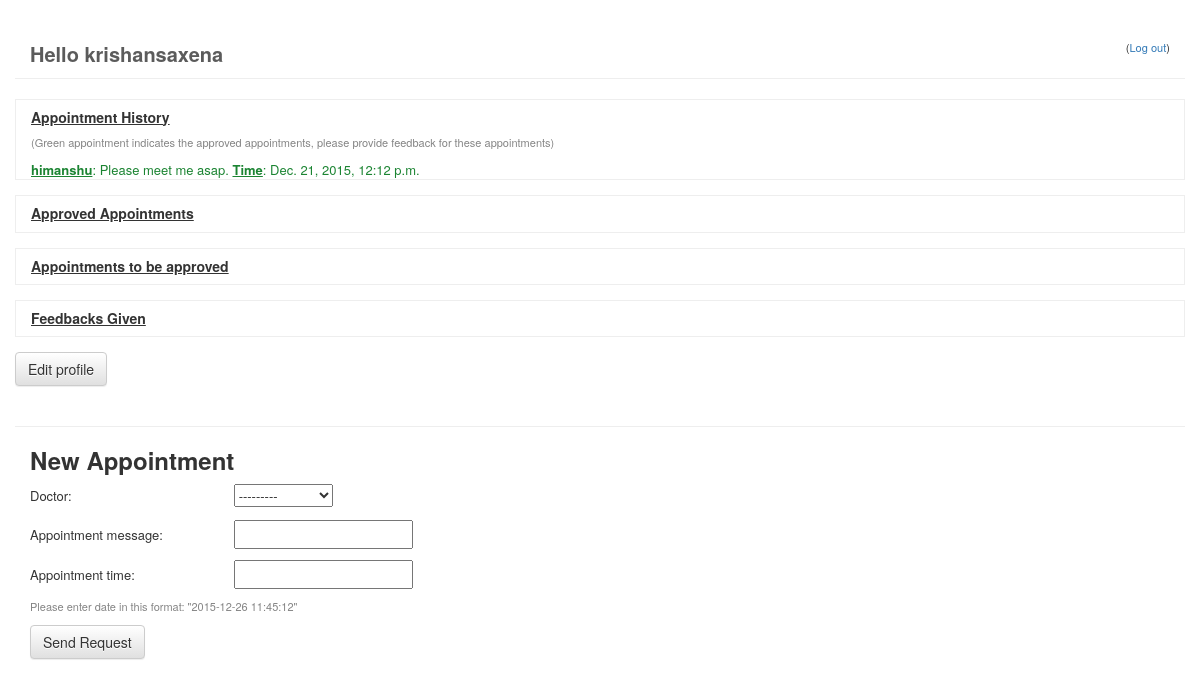
The page /patient/ (signed in) on the database as committed earlier.
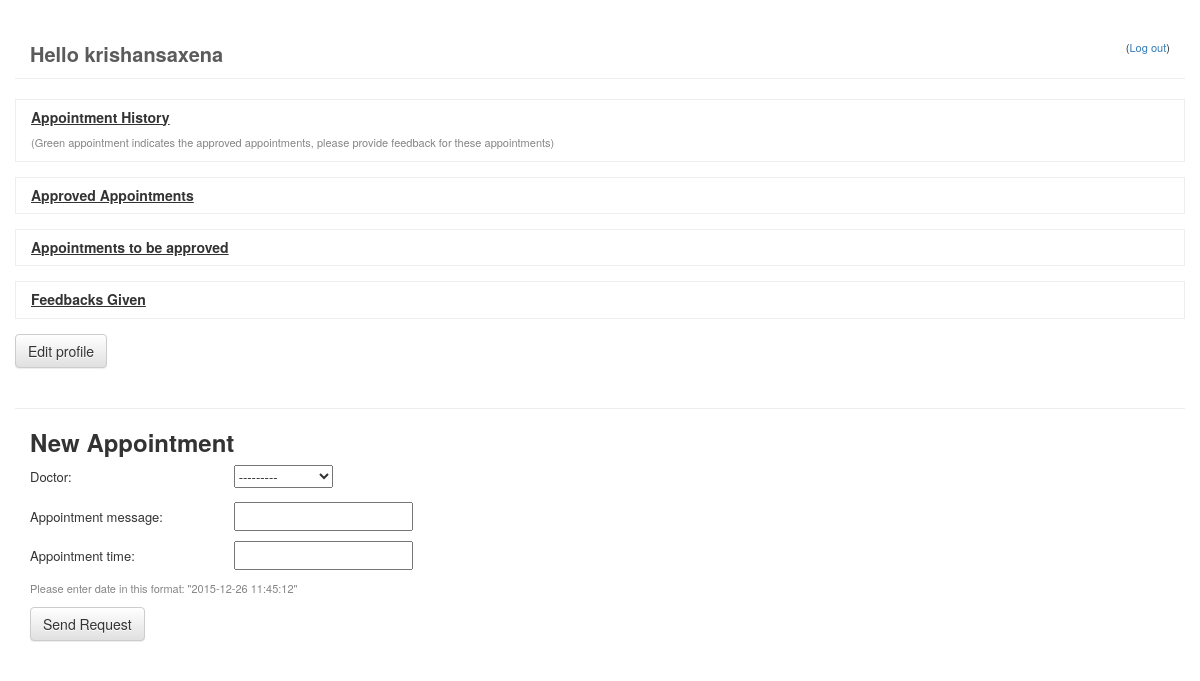
The same page on the database as committed later.
### doctor/models.py (models this page shows, shortened)
class Appointment(models.Model):
    doctor = models.ForeignKey(Doctor, related_name='doctor_dropdown')
    patient = models.ForeignKey(Account)
    appointment_message = models.CharField(max_length=500)
    appointment_time = models.DateTimeField(
            blank=True, null=True)
    approved_status = models.CharField(max_length=8, default='pending', editable=True)
    request_date = models.DateTimeField(
            blank=True, null=True)

class Doctor(models.Model):
    name = models.OneToOneField(Account)
    specialities = models.ManyToManyField(Speciality)
    def __str__(self):
        return str(self.name)

class Account(models.Model):
    user = models.OneToOneField(User)
    first_name = models.CharField(max_length=50)
    last_name = models.CharField(max_length=50)
    address = models.CharField(max_length=200)
    email = models.EmailField()
    def __str__(self):
        return self.user.username

### doctor/views.py (the view)
# urls.py: url(r'^patient/$', 'doctor.views.patient', name='patient_page'),
@login_required
def patient(request):
    user = str(request.user)
    user_object = User.objects.get(username = user)
    account_object = Account.objects.get(user = user_object)
    appointment_history = Appointment.objects.filter(patient=account_object)
    fo = str(timezone.now())[:19]
    approved_appointments = Appointment.objects.filter(patient=account_object, approved_status='approved', appointment_time__gte=fo)
    pending_appointments = Appointment.objects.filter(patient=account_object, approved_status='pending', appointment_time__gte=fo)
    feedbacks_given = Feedback.objects.filter(patient=account_object)
    if request.method == "POST":
       form = AppointmentForm(request.POST)
       if form.is_valid():
           post = form.save(commit=False)
           post.patient = account_object
           post.request_date = timezone.now()
           post.save()
           return HttpResponseRedirect('/')
    else:
        form = AppointmentForm()
    return render(request, 'patient.html', {'form': form, 'appointment_history': appointment_history, 'approved_appointments': approved_appointments,  'pending_appointments': pending_appointments, 'feedbacks_given': feedbacks_given})

### doctor/forms.py
class AppointmentForm(forms.ModelForm):
    appointment_time = forms.DateTimeField(input_formats=['%Y-%m-%d %H:%M:%S'])
    class Meta:
        model = Appointment
        fields = ('doctor', 'appointment_message', 'appointment_time')

### doctor/templates/patient.html (shortened to what this page needs)
{% extends 'base.html' %}
{% block content %}
<div id="patient-page" class="container-fluid">
  <div class="container appointment-history">
    <h5><b><u>Appointment History</u></b></h5>
    <p class="suggestion">(Green appointment indicates the approved appointments, please provide feedback for these appointments)</p>
    {% for appointment in appointment_history %}
      {% if appointment.approved_status == 'approved' %}
      <div class="appointment-approved">
        <a href="{% url 'feedback_page' pk=appointment.pk %}"><b><u>{{ appointment.doctor }}</u></b>: {{ appointment.appointment_message }}. <b><u>Time</u></b>: {{ appointment.appointment_time }}</a>
      {% else %}
      <div class="appointment">
        <b><u>{{ appointment.doctor }}</u></b>: {{ appointment.appointment_message }}. <b><u>Time</u></b>: {{ appointment.appointment_time }}
      {% endif %}
      </div>
    {% endfor %}
  </div>
  <div class="container approved-appointments">
    <h5><b><u>Approved Appointments</u></b></h5>
  </div>
  <div class="container approved-appointments">
    <h5><b><u>Appointments to be approved</u></b></h5>
  </div>
  <div class="container feedbacks-given">
    <h5><b><u>Feedbacks Given</u></b></h5>
  </div>
  <div class="container edit-profile">
    <a href="#" class="btn btn-default" role="button">Edit profile</a>
  </div>
  <div class="container new-appointment">
    <h3><b>New Appointment</b></h3>
    <form method="POST" class="appointment-form">{% csrf_token %}
        {{ form.as_p }}
        <p class="suggestion">Please enter date in this format: "2015-12-26 11:45:12"</p>
        <button type="submit" class="save btn btn-default">Send Request</button>
    </form>
  </div>
</div>
{% endblock %}

Rows that differ between the two databases and show on the page:
removed Appointment: doctor "himanshu", appointment_message "Please meet me asap", appointment_time "Dec. 21, 2015, 12:12 p.m."
